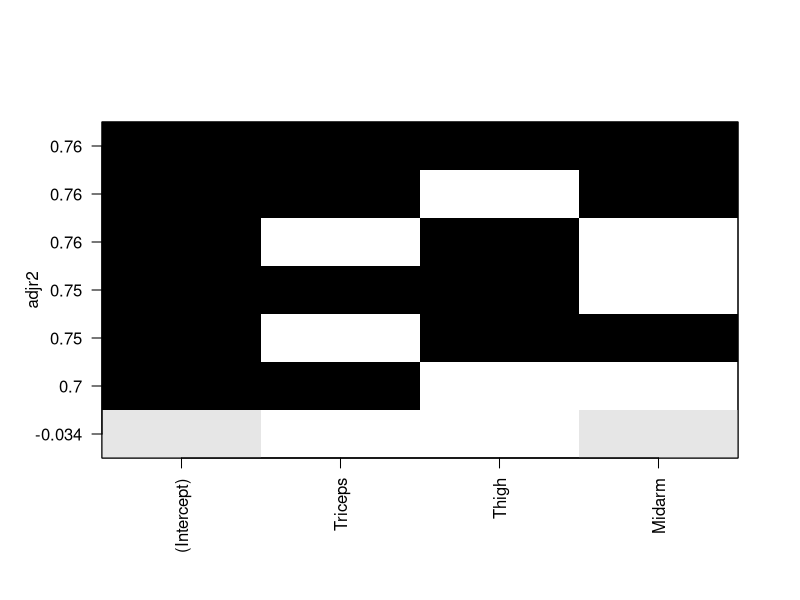
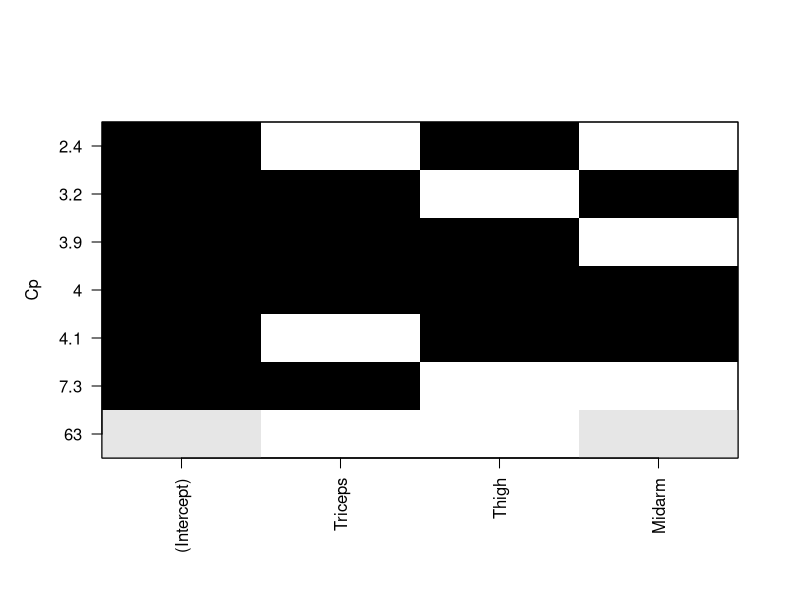
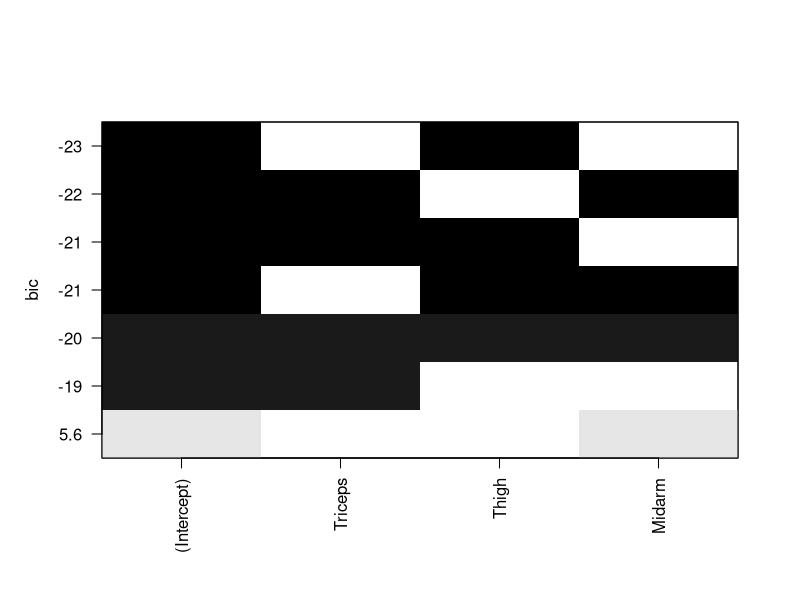

These charts were generated, in order, by the following R code:
install.packages("leaps")
library(leaps)
bodyfat = read.table('BodyFat.csv', sep=',', header=T)
#Best subset routine
bestsub1=regsubsets(BodyFat~Triceps+Thigh+Midarm,
                    data=bodyfat, nbest=10)
plot(bestsub1, scale="adjr2")
plot(bestsub1, scale="Cp")
plot(bestsub1, scale="bic")
summary(bestsub1)

#Automatic selection - Forward
null=lm(BodyFat~1, data=bodyfat) #intercept only model
#full model- Regresses y on all variables in dataset
full=lm(BodyFat~., data=bodyfat)#full model- Regresses y on all variables in dataset
step(null, scope=list(lower=null, upper=full),
     direction="forward")

#Automatic selection - backward
step(full, data=bodyfat, direction="backward")

#Automatic selection - Stepwise
step(null, scope = list(upper=full), data=bodyfat, direction="both")
